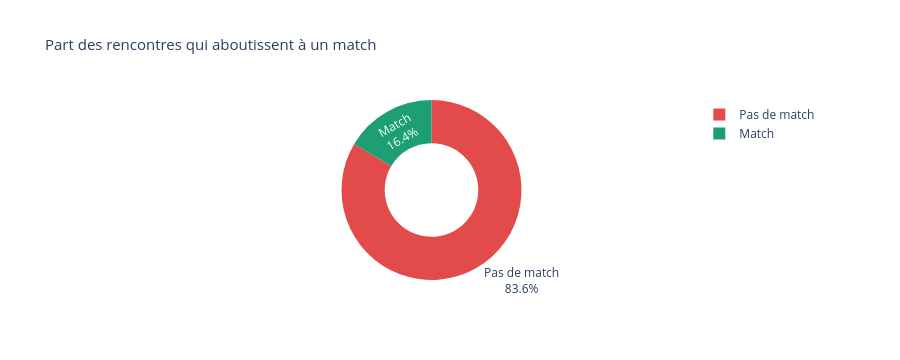
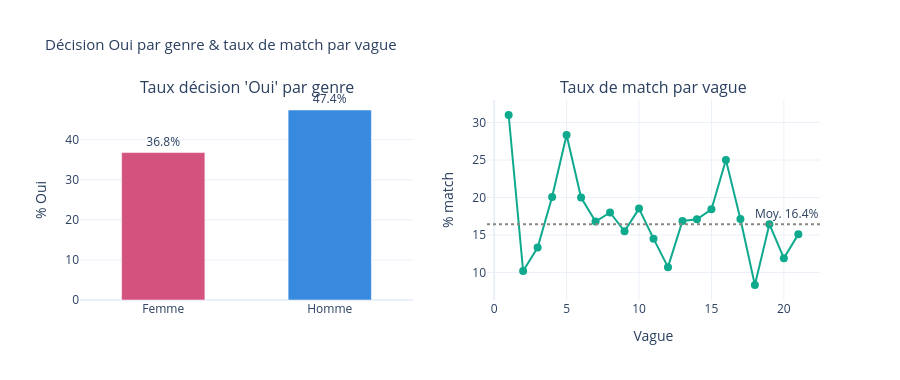

The cell these charts' notebook holds for them, in order:
### Markdown cell above
### **2. Analyse univariée — une dimension à la fois**

On isole chaque famille d’informations : part des matchs, notes de la soirée, priorités déclarées avant l’événement, profil démographique, puis quelques indicateurs synthétiques (écarts d’âge, alignement des intérêts, etc.).

### Code cell
# =============================================================================
# LE MATCH COMME FIL ROUGE
# =============================================================================
print("\n" + "─" * 65)
print("Match : part des rencontres et décisions")
print("─" * 65)
 
match_rate   = df["match"].mean() * 100
match_by_g   = df.groupby("gender_label")["match"].mean() * 100
match_by_w   = df.groupby("wave")["match"].mean() * 100
dec_rate_f   = df[df["gender"]==0]["dec"].mean() * 100
dec_rate_m   = df[df["gender"]==1]["dec"].mean() * 100
 
print(f"\nTaux de match global          : {match_rate:.1f}%")
print(f"Taux de match — Femmes        : {match_by_g['Femme']:.1f}%")
print(f"Taux de match — Hommes        : {match_by_g['Homme']:.1f}%")
print(f"> Quasi-identiques : symétrie parfaite du dataset!")
print(f"\nTaux dec=Oui — Femmes         : {dec_rate_f:.1f}%")
print(f"Taux dec=Oui — Hommes         : {dec_rate_m:.1f}%")
print(f"> Les hommes disent 'Oui' bien plus souvent ({dec_rate_m:.0f}% vs {dec_rate_f:.0f}%)")
print(f"> Le match est donc limité par la sélectivité féminine")
print(f"\nTaux de match par vague :")
print(f"Min : {match_by_w.min():.1f}%  |  Max : {match_by_w.max():.1f}%  |  Écart : {match_by_w.max()-match_by_w.min():.1f}pp")
 
# Figure 1a : Pie match
fig_u1a = go.Figure(go.Pie(
    labels=["Pas de match", "Match"],
    values=df["match"].value_counts().sort_index().values,
    marker_colors=[C["no_match"], C["match"]],
    hole=0.52, textinfo="label+percent",
))
fig_u1a.update_layout(
    title="Part des rencontres qui aboutissent à un match",
    height=360, title_font_size=15)
fig_u1a.show()
 
# Figure 1b : Décision Oui + Match par vague
fig_u1b = make_subplots(rows=1, cols=2,
    subplot_titles=["Taux décision 'Oui' par genre", "Taux de match par vague"])
fig_u1b.add_trace(go.Bar(
    x=["Femme", "Homme"], y=[dec_rate_f, dec_rate_m],
    marker_color=[C["female"], C["male"]],
    text=[f"{dec_rate_f:.1f}%", f"{dec_rate_m:.1f}%"],
    textposition="outside", cliponaxis=False, showlegend=False, width=0.5,
), row=1, col=1)
fig_u1b.add_trace(go.Scatter(
    x=match_by_w.index, y=match_by_w.values,
    mode="lines+markers",
    marker=dict(color=C["teal"], size=8),
    line=dict(color=C["teal"], width=2),
    showlegend=False,
), row=1, col=2)
fig_u1b.add_hline(y=match_rate, line_dash="dot", line_color=C["neutral"],
    annotation_text=f"Moy. {match_rate:.1f}%", row=1, col=2)
fig_u1b.update_layout(
    title="Décision Oui par genre & taux de match par vague",
    height=380, plot_bgcolor="white", title_font_size=15)
fig_u1b.update_yaxes(title_text="% Oui", row=1, col=1)
fig_u1b.update_yaxes(title_text="% match", row=1, col=2)
fig_u1b.update_xaxes(title_text="Vague", row=1, col=2)
fig_u1b.show()

### Figure 1 — Plotly figure (JSON) as saved in the notebook; plotly's stock layout.template omitted (floating-point values rounded to 4 significant figures)
{"data": [{"hole": 0.52, "labels": ["Pas de match", "Match"], "marker": {"colors": ["#E24B4A", "#1D9E75"]}, "textinfo": "label+percent", "type": "pie", "values": [6921, 1362]}], "layout": {"height": 360, "title": {"font": {"size": 15}, "text": "Part des rencontres qui aboutissent à un match"}}}

### Figure 2 — Plotly figure (JSON) as saved in the notebook; plotly's stock layout.template omitted (floating-point values rounded to 4 significant figures)
{"data": [{"cliponaxis": false, "marker": {"color": ["#D4537E", "#378ADD"]}, "showlegend": false, "text": ["36.8%", "47.4%"], "textposition": "outside", "type": "bar", "width": 0.5, "x": ["Femme", "Homme"], "xaxis": "x", "y": [36.78, 47.41], "yaxis": "y"}, {"line": {"color": "#0FA98E", "width": 2}, "marker": {"color": "#0FA98E", "size": 8}, "mode": "lines+markers", "showlegend": false, "type": "scatter", "x": [1, 2, 3, 4, 5, 6, 7, 8, 9, 10, 11, 12, 13, 14, 15, 16, 17, 18, 19, 20, 21], "xaxis": "x2", "y": [31.0, 10.2, 13.33, 20.06, 28.33, 20.0, 16.8, 18.0, 15.5, 18.52, 14.51, 10.71, 16.88, 17.09, 18.42, 25.0, 17.14, 8.333, 16.44, 11.9, 15.12], "yaxis": "y2"}], "layout": {"annotations": [{"font": {"size": 16}, "showarrow": false, "text": "Taux décision 'Oui' par genre", "x": 0.225, "xanchor": "center", "xref": "paper", "y": 1, "yanchor": "bottom", "yref": "paper"}, {"font": {"size": 16}, "showarrow": false, "text": "Taux de match par vague", "x": 0.775, "xanchor": "center", "xref": "paper", "y": 1, "yanchor": "bottom", "yref": "paper"}, {"showarrow": false, "text": "Moy. 16.4%", "x": 1, "xanchor": "right", "xref": "x2 domain", "y": 16.44, "yanchor": "bottom", "yref": "y2"}], "height": 380, "plot_bgcolor": "white", "shapes": [{"line": {"color": "#888780", "dash": "dot"}, "type": "line", "x0": 0, "x1": 1, "xref": "x2 domain", "y0": 16.44, "y1": 16.44, "yref": "y2"}], "title": {"font": {"size": 15}, "text": "Décision Oui par genre & taux de match par vague"}, "xaxis": {"anchor": "y", "domain": [0, 0.45]}, "xaxis2": {"anchor": "y2", "domain": [0.55, 1], "title": {"text": "Vague"}}, "yaxis": {"anchor": "x", "domain": [0, 1], "title": {"text": "% Oui"}}, "yaxis2": {"anchor": "x2", "domain": [0, 1], "title": {"text": "% match"}}}}
